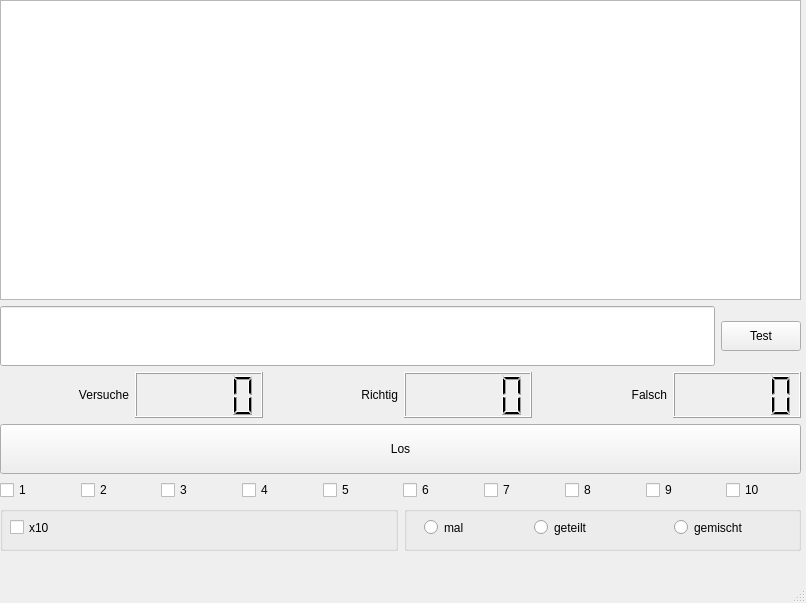
<?xml version="1.0" encoding="UTF-8"?>
<ui version="4.0">
 <class>MainWindow</class>
 <widget class="QMainWindow" name="MainWindow">
  <property name="geometry">
   <rect>
    <x>0</x>
    <y>0</y>
    <width>806</width>
    <height>603</height>
   </rect>
  </property>
  <property name="windowTitle">
   <string>MathTrainer</string>
  </property>
  <widget class="QWidget" name="centralwidget">
   <widget class="QWidget" name="verticalLayoutWidget">
    <property name="geometry">
     <rect>
      <x>0</x>
      <y>0</y>
      <width>801</width>
      <height>551</height>
     </rect>
    </property>
    <layout class="QVBoxLayout" name="verticalLayout">
     <item>
      <widget class="QTextEdit" name="textEdit">
       <property name="maximumSize">
        <size>
         <width>16777215</width>
         <height>300</height>
        </size>
       </property>
       <property name="font">
        <font>
         <pointsize>80</pointsize>
         <weight>75</weight>
         <bold>true</bold>
        </font>
       </property>
       <property name="verticalScrollBarPolicy">
        <enum>Qt::ScrollBarAlwaysOff</enum>
       </property>
       <property name="horizontalScrollBarPolicy">
        <enum>Qt::ScrollBarAlwaysOff</enum>
       </property>
       <property name="undoRedoEnabled">
        <bool>false</bool>
       </property>
       <property name="lineWrapMode">
        <enum>QTextEdit::NoWrap</enum>
       </property>
       <property name="readOnly">
        <bool>true</bool>
       </property>
      </widget>
     </item>
     <item>
      <layout class="QHBoxLayout" name="horizontalLayout_4">
       <item>
        <widget class="QLineEdit" name="lineEditTest">
         <property name="minimumSize">
          <size>
           <width>0</width>
           <height>60</height>
          </size>
         </property>
         <property name="font">
          <font>
           <pointsize>35</pointsize>
          </font>
         </property>
        </widget>
       </item>
       <item>
        <widget class="QPushButton" name="pushButtonTest">
         <property name="minimumSize">
          <size>
           <width>0</width>
           <height>30</height>
          </size>
         </property>
         <property name="text">
          <string>Test</string>
         </property>
        </widget>
       </item>
      </layout>
     </item>
     <item>
      <layout class="QHBoxLayout" name="horizontalLayout">
       <item>
        <widget class="QLabel" name="labelTries">
         <property name="text">
          <string>Versuche</string>
         </property>
         <property name="alignment">
          <set>Qt::AlignRight|Qt::AlignTrailing|Qt::AlignVCenter</set>
         </property>
        </widget>
       </item>
       <item>
        <widget class="QLCDNumber" name="lcdNumberTries">
         <property name="layoutDirection">
          <enum>Qt::LeftToRight</enum>
         </property>
        </widget>
       </item>
       <item>
        <widget class="QLabel" name="labelCorrect">
         <property name="text">
          <string>Richtig</string>
         </property>
         <property name="alignment">
          <set>Qt::AlignRight|Qt::AlignTrailing|Qt::AlignVCenter</set>
         </property>
        </widget>
       </item>
       <item>
        <widget class="QLCDNumber" name="lcdNumberCorrect"/>
       </item>
       <item>
        <widget class="QLabel" name="labelWrong">
         <property name="text">
          <string>Falsch</string>
         </property>
         <property name="alignment">
          <set>Qt::AlignRight|Qt::AlignTrailing|Qt::AlignVCenter</set>
         </property>
        </widget>
       </item>
       <item>
        <widget class="QLCDNumber" name="lcdNumberWrong"/>
       </item>
      </layout>
     </item>
     <item>
      <widget class="QPushButton" name="pushButtonGo">
       <property name="sizePolicy">
        <sizepolicy hsizetype="Minimum" vsizetype="Fixed">
         <horstretch>0</horstretch>
         <verstretch>0</verstretch>
        </sizepolicy>
       </property>
       <property name="minimumSize">
        <size>
         <width>0</width>
         <height>50</height>
        </size>
       </property>
       <property name="layoutDirection">
        <enum>Qt::LeftToRight</enum>
       </property>
       <property name="autoFillBackground">
        <bool>false</bool>
       </property>
       <property name="text">
        <string>Los</string>
       </property>
      </widget>
     </item>
     <item>
      <layout class="QHBoxLayout" name="horizontalLayout_2">
       <item>
        <widget class="QCheckBox" name="check1">
         <property name="text">
          <string>1</string>
         </property>
        </widget>
       </item>
       <item>
        <widget class="QCheckBox" name="check2">
         <property name="text">
          <string>2</string>
         </property>
        </widget>
       </item>
       <item>
        <widget class="QCheckBox" name="check3">
         <property name="text">
          <string>3</string>
         </property>
        </widget>
       </item>
       <item>
        <widget class="QCheckBox" name="check4">
         <property name="text">
          <string>4</string>
         </property>
        </widget>
       </item>
       <item>
        <widget class="QCheckBox" name="check5">
         <property name="text">
          <string>5</string>
         </property>
        </widget>
       </item>
       <item>
        <widget class="QCheckBox" name="check6">
         <property name="text">
          <string>6</string>
         </property>
        </widget>
       </item>
       <item>
        <widget class="QCheckBox" name="check7">
         <property name="text">
          <string>7</string>
         </property>
        </widget>
       </item>
       <item>
        <widget class="QCheckBox" name="check8">
         <property name="text">
          <string>8</string>
         </property>
        </widget>
       </item>
       <item>
        <widget class="QCheckBox" name="check9">
         <property name="text">
          <string>9</string>
         </property>
        </widget>
       </item>
       <item>
        <widget class="QCheckBox" name="check10">
         <property name="text">
          <string>10</string>
         </property>
        </widget>
       </item>
      </layout>
     </item>
     <item>
      <layout class="QHBoxLayout" name="horizontalLayout_3">
       <item>
        <widget class="QGroupBox" name="groupBox_2">
         <property name="title">
          <string/>
         </property>
         <widget class="QCheckBox" name="zehner">
          <property name="geometry">
           <rect>
            <x>10</x>
            <y>10</y>
            <width>141</width>
            <height>23</height>
           </rect>
          </property>
          <property name="text">
           <string>x10</string>
          </property>
         </widget>
        </widget>
       </item>
       <item>
        <widget class="QGroupBox" name="groupBox">
         <property name="title">
          <string/>
         </property>
         <widget class="QRadioButton" name="rbMult">
          <property name="geometry">
           <rect>
            <x>20</x>
            <y>10</y>
            <width>106</width>
            <height>23</height>
           </rect>
          </property>
          <property name="text">
           <string>mal</string>
          </property>
         </widget>
         <widget class="QRadioButton" name="rbDivide">
          <property name="geometry">
           <rect>
            <x>130</x>
            <y>10</y>
            <width>106</width>
            <height>23</height>
           </rect>
          </property>
          <property name="text">
           <string>geteilt</string>
          </property>
         </widget>
         <widget class="QRadioButton" name="rbMixed">
          <property name="geometry">
           <rect>
            <x>270</x>
            <y>10</y>
            <width>106</width>
            <height>23</height>
           </rect>
          </property>
          <property name="text">
           <string>gemischt</string>
          </property>
         </widget>
        </widget>
       </item>
      </layout>
     </item>
    </layout>
   </widget>
  </widget>
  <widget class="QMenuBar" name="menubar">
   <property name="geometry">
    <rect>
     <x>0</x>
     <y>0</y>
     <width>806</width>
     <height>22</height>
    </rect>
   </property>
  </widget>
  <widget class="QStatusBar" name="statusbar"/>
 </widget>
 <resources/>
 <connections/>
</ui>
